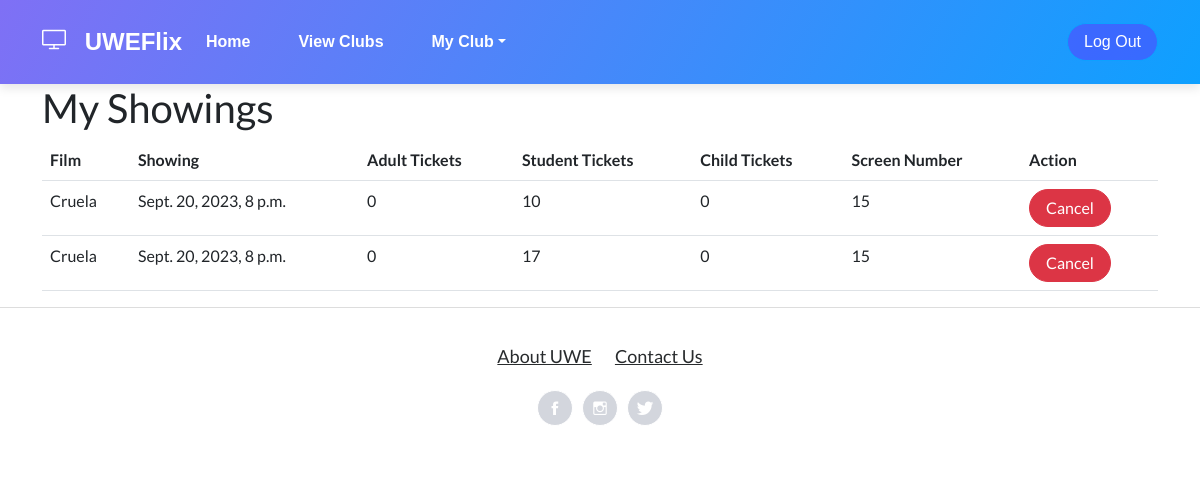
The page /index/bookings/ (signed in) on the database as committed earlier.
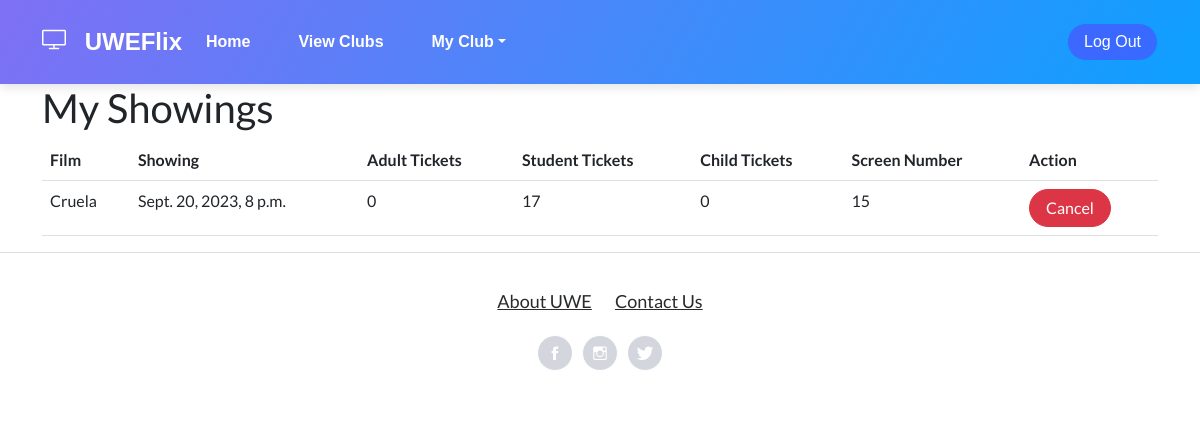
The same page on the database as committed later.
### Bookings/models.py (models this page shows, shortened)
class Booking(models.Model):
    ADULT = 'Adult'
    STUDENT = 'Student'
    CHILD = 'Child'
    TICKET_TYPES = [
        (ADULT, 'Adult'),
        (STUDENT, 'Student'),
        (CHILD, 'Child'),
    ]
    user = models.ForeignKey(User, on_delete=models.CASCADE)
    showing = models.ForeignKey(Showing, on_delete=models.CASCADE)
    adult_tickets = models.PositiveIntegerField(default=0)
    student_tickets = models.PositiveIntegerField(default=0)
    child_tickets = models.PositiveIntegerField(default=0)
    price = models.DecimalField(max_digits=6, decimal_places=2, default=0)
    purchased = models.BooleanField(default=False)

### CinManager/models.py (models this page shows)
class Showing(models.Model):
    id = models.AutoField(primary_key=True)
    film = models.ForeignKey(Film, on_delete=models.DO_NOTHING)
    screen = models.ForeignKey(Screen, on_delete=models.DO_NOTHING)
    date = models.DateTimeField()
    bookedseats = models.IntegerField(default=0)

class Film(models.Model):
    id = models.AutoField(primary_key=True)
    title = models.CharField(max_length=100)
    age_rating = models.PositiveSmallIntegerField()
    duration = models.PositiveIntegerField()
    trailer_description = models.TextField()
    imageurl = models.CharField(max_length=1000)

class Screen(models.Model):
    id = models.AutoField(primary_key=True)
    number = models.PositiveIntegerField()
    capacity = models.PositiveIntegerField(validators=[MaxValueValidator(300)])

### Index/views.py (the view)
# urls.py: path('bookings/', views.purchased_bookings, name='purchased_bookings'),
def purchased_bookings(request):
    userpermissions = check_permissions(request)
    purchased_bookings = Booking.objects.filter(user=request.user, purchased=True, showing__date__gt=timezone.now().date())
    if userpermissions == 2:
        club_rep = ClubRep.objects.get(user=request.user)
        club_id = club_rep.club.id
    else:
        club_id = 0
    context = {'bookings': purchased_bookings, 'userpermissions': userpermissions, 'club_id': club_id}
    return render(request, 'UWEFlix/purchased_bookings.html', context)

### Index/views.py (called while the page is built)
def check_permissions(request):
    if request.user.is_authenticated:
        if request.user.groups.filter(name='Cinema Managers').exists():
            userpermission = 1
        elif request.user.groups.filter(name='Club Representatives').exists():
            userpermission = 2
        elif request.user.groups.filter(name='Account Managers').exists():
            userpermission = 3
        elif request.user.groups.filter(name='Guest').exists():
            userpermission = 4
        else:
            userpermission = 0
    else:
        return redirect('Login')
    return userpermission

### web_project/templates/UWEFlix/purchased_bookings.html (shortened to what this page needs)
{% extends 'UWEFlix/layout.html' %}
{% block content %}
<div class="container">
    <h1>My Showings</h1>
    {% if bookings %}
        <table class="table">
            <thead>
                <tr>
                    <th>Film</th>
                    <th>Showing</th>
                    <th>Adult Tickets</th>
                    <th>Student Tickets</th>
                    <th>Child Tickets</th>
                    <th>Screen Number</th>
                    <th>Action</th>
                </tr>
            </thead>
            <tbody>
                {% for booking in bookings %}
                    <tr>
                        <td>{{ booking.showing.film.title }}</td>
                        <td>{{ booking.showing.date }}</td>
                        <td>{{ booking.adult_tickets }}</td>
                        <td>{{ booking.student_tickets }}</td>
                        <td>{{ booking.child_tickets }}</td>
                        <td>{{ booking.showing.screen.number }}</td>
                        <td>
                            <button class="btn btn-danger" data-bs-toggle="modal" data-bs-target="#cancelModal{{ booking.id }}">Cancel</button>
                        </td>
                    </tr>
                {% endfor %}
            </tbody>
        </table>
    {% else %}
        <p>You have no bookings coming up.</p>
    {% endif %}
</div>
{% endblock %}

### web_project/templates/UWEFlix/layout.html (shortened to what this page needs)
<!DOCTYPE html>
<html>
<head>
    {% load static %}
    <link rel="stylesheet" type="text/css" href="{% static 'UWEFlix/site.css' %}" />
    <link rel="stylesheet" href="{% static 'assets/bootstrap/css/bootstrap.min.css' %}">
    <link rel="stylesheet" href="{% static 'assets/fonts/ionicons.min.css' %}">
    <link rel="stylesheet" href="{% static 'assets/fonts/simple-line-icons.min.css' %}">
    <link rel="stylesheet" href="https://cdnjs.cloudflare.com/ajax/libs/pikaday/1.6.1/css/pikaday.min.css">
</head>
<body>
    <nav class="navbar navbar-dark navbar-expand-lg bg-white portfolio-navbar gradient">
        <div class="container"><a class="navbar-brand logo" href="#">
                <i class="icon-screen-desktop"> </i> <strong>&nbsp;UWEFlix</strong></a>
            <div class="collapse navbar-collapse" id="navbarNav">
                <ul class="navbar-nav">
                    <li class="nav-item"><a class="nav-link active" href="{% url 'home' %}">Home</a></li>
                    <li class="nav-item"><a class="nav-link active" href="{% url 'allclubs' %}">View Clubs</a></li>
                    {% if userpermissions == 2 %}
                    <li class="nav-item dropdown show">
                        <a class="dropdown-toggle nav-link" aria-expanded="true" data-bs-toggle="dropdown" href="#">My Club</a>
                    </li>
                    {% endif %}
                </ul>
            </div>
            <a class="btn btn-primary" href="{% url 'logout' %}" style="background: rgba(120,14,255,0.36);">Log Out</a>
        </div>
    </nav>
    {% block content %}{% endblock %}
    <footer class="page-footer">
        <div class="container">
            <div class="links">
                <a href="https://www.uwe.ac.uk/about" target="_blank">About UWE</a>
                <a href="https://www.uwe.ac.uk/life/campus-and-facilities/information-points#:~:text=Email%20infopoint%40uwe.ac.,Ask%20a%20question%20through%20infohub."
                    target="_blank">Contact Us</a>
            </div>
            <div class="social-icons">
                <a href="https://www.facebook.com/uwebristol/" target="_blank"><i
                        class="icon ion-social-facebook"></i></a>
                <a href="https://www.instagram.com/uwebristol/?hl=en" target="_blank"><i
                        class="icon ion-social-instagram-outline"></i></a>
                <a href="https://twitter.com/UWEBristol?ref_src=twsrc%5Egoogle%7Ctwcamp%5Eserp%7Ctwgr%5Eauthor"
                    target="_blank"><i class="icon ion-social-twitter"></i></a>
            </div>
        </div>
    </footer>
</body>
</html>

### web_project/static/UWEFlix/site.css (style rules this page uses)
.navbar { background-color: rgb(126, 188, 250); font-size: 1em; font-family: 'Trebuchet MS', 'Lucida Sans Unicode', 'Lucida Grande', 'Lucida Sans', Arial, sans-serif; color: rgb(161, 241, 255); padding: 8px 5px 8px 5px; }
.navbar a { text-decoration: none; color: inherit; }
.navbar-brand { font-size: 1.2em; font-weight: 600; }

Rows that differ between the two databases and show on the page:
removed Booking: showing.film "Cruela", showing "Sept. 20, 2023, 8 p.m.", adult_tickets "0", student_tickets "10", child_tickets "0", showing.screen.number "15"
